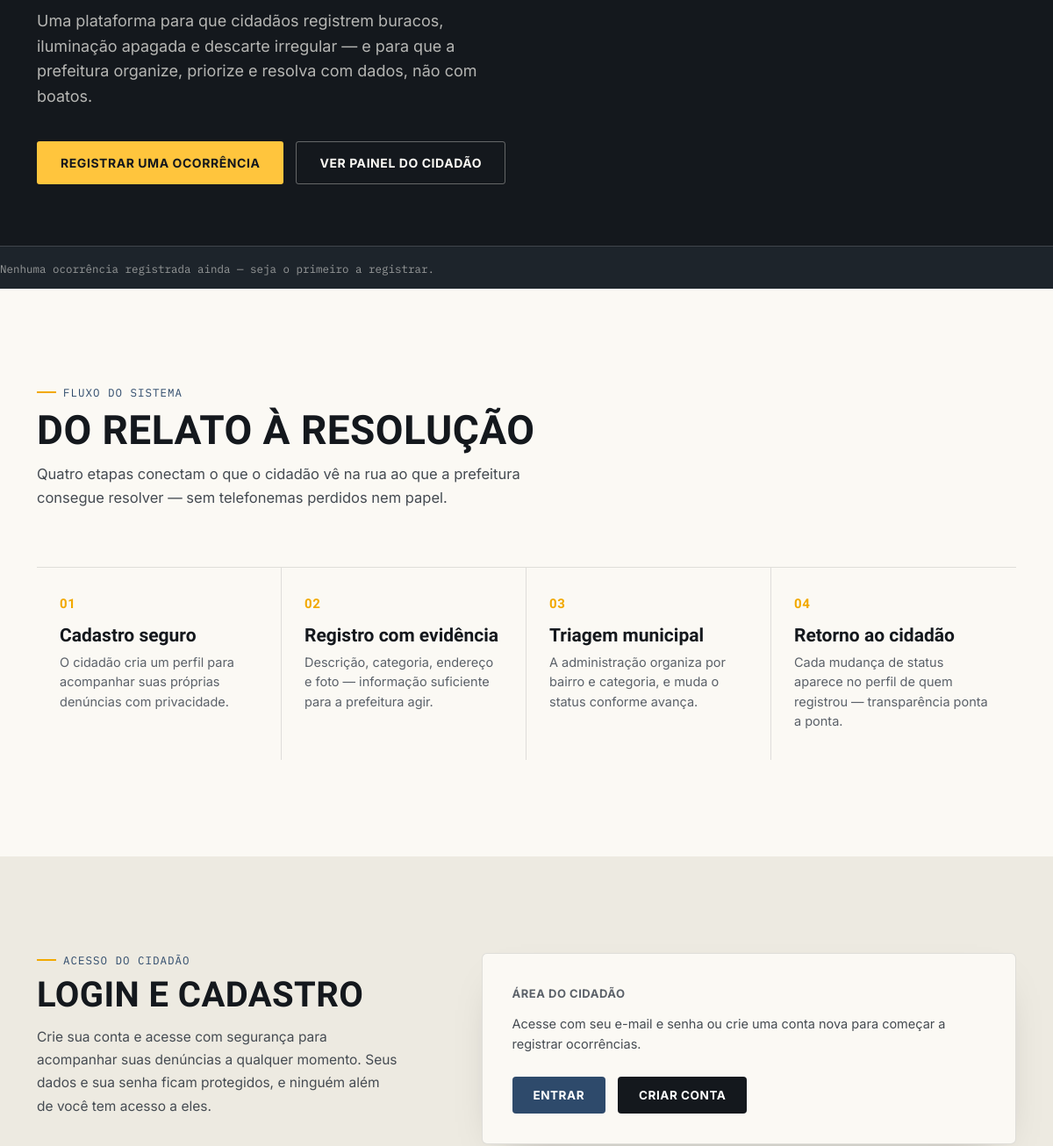
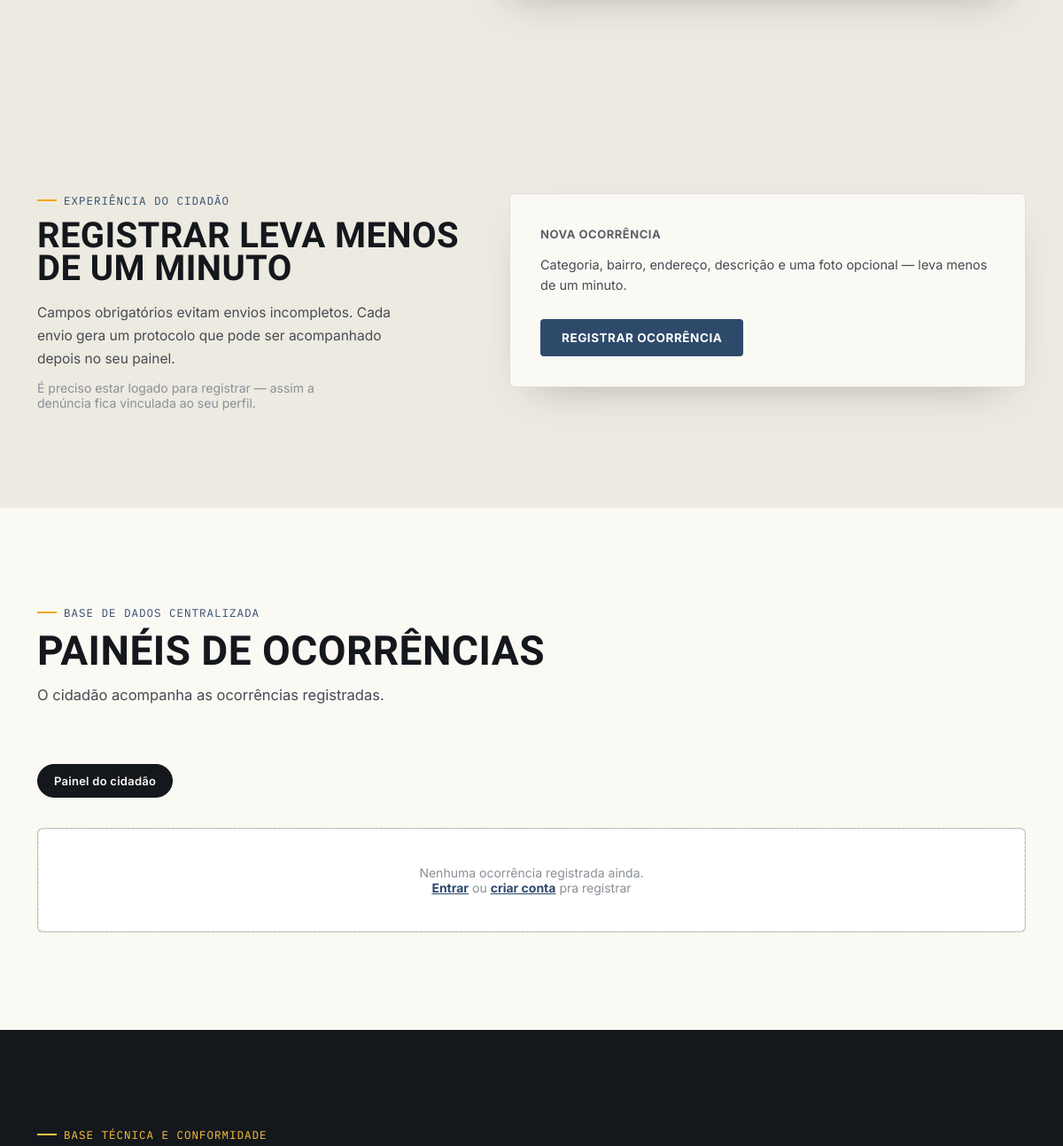
Before: / (middle part) with the older database file (2 pictures, top to bottom).
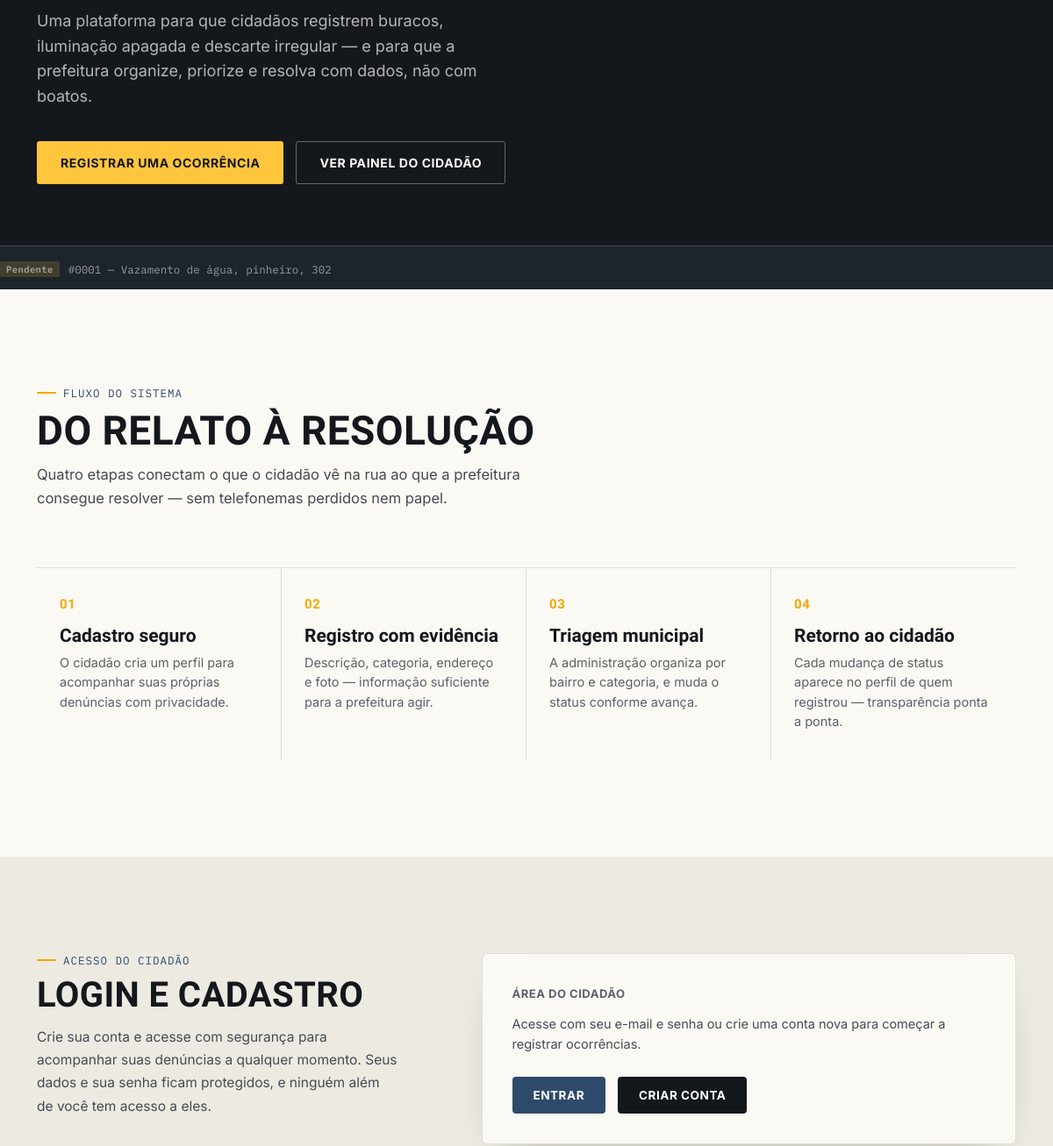
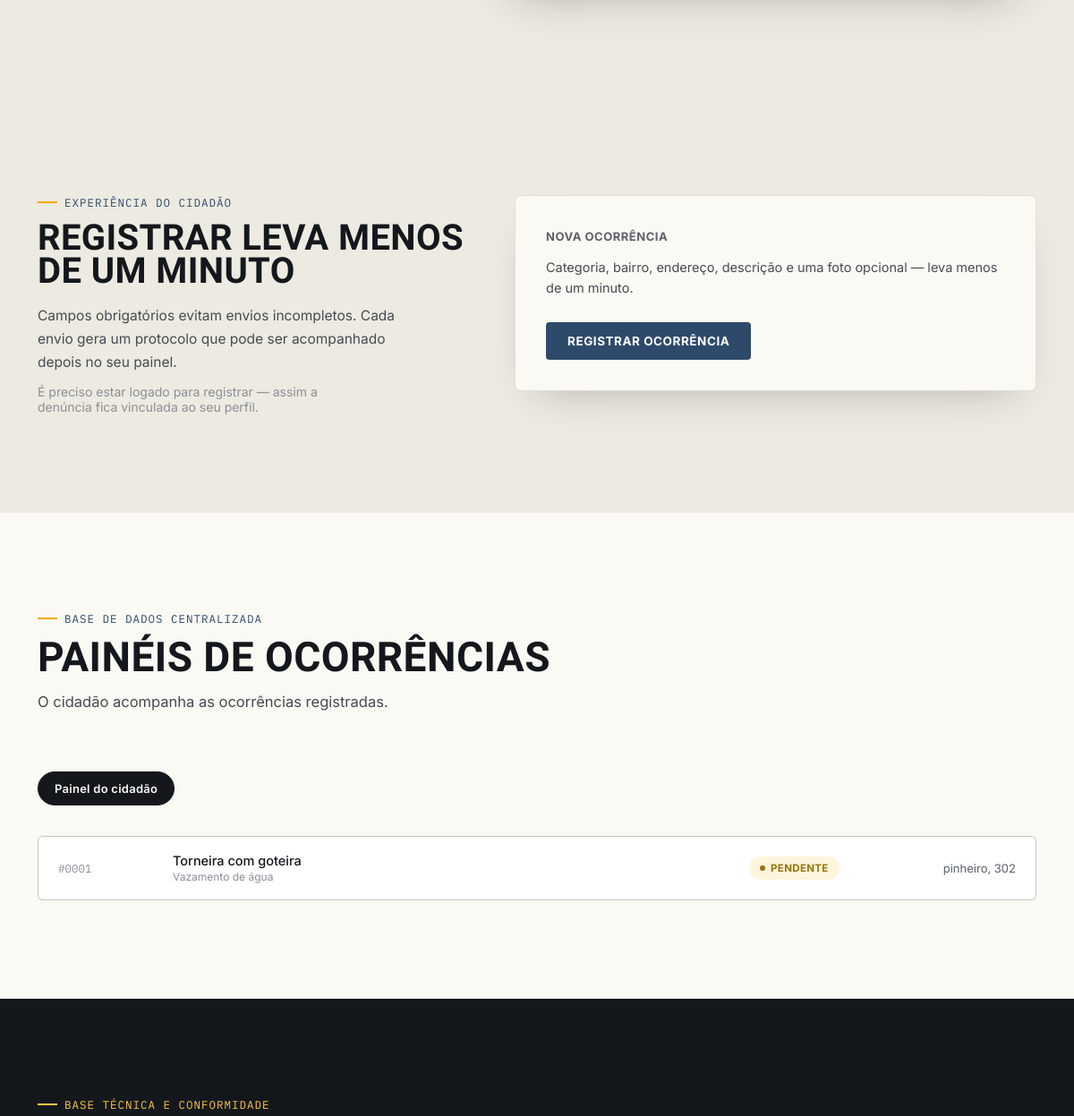
After: the same page with the newer database file (2 pictures, top to bottom).
### tables this page shows
CREATE TABLE `ocorrencias` (
  `id` int(11) NOT NULL,
  `usuario_id` int(11) NOT NULL,
  `categoria` varchar(80) NOT NULL,
  `bairro` varchar(120) NOT NULL,
  `endereco` varchar(200) NOT NULL,
  `descricao` text NOT NULL,
  `foto_path` varchar(255) DEFAULT NULL,
  `status` enum('pendente','em_analise','resolvido') NOT NULL DEFAULT 'pendente',
  `criado_em` datetime NOT NULL DEFAULT current_timestamp()
);

### index.php (the view, shortened to what the changed rows need)
<?php
require __DIR__ . '/php/config.php';
$logado = isset($_SESSION['usuario_id']);
$statusInfo = [
    'pendente'   => ['label' => 'Pendente',    'pill' => 'pendente', 'tag' => 'tag-pend'],
    'em_analise' => ['label' => 'Em análise',  'pill' => 'analise',  'tag' => 'tag-analise'],
    'resolvido'  => ['label' => 'Resolvido',   'pill' => 'resolvido','tag' => 'tag-ok'],
];
$stmtTicker = $pdo->prepare('SELECT id, categoria, endereco, status FROM ocorrencias ORDER BY criado_em DESC LIMIT 6');
$stmtTicker->execute();
$ocorrenciasTicker = $stmtTicker->fetchAll();
$stmtPainel = $pdo->prepare('SELECT id, categoria, bairro, endereco, descricao, status FROM ocorrencias ORDER BY criado_em DESC LIMIT 12');
$stmtPainel->execute();
$ocorrenciasPainel = $stmtPainel->fetchAll();
?>
<!DOCTYPE html>
<html lang="pt-BR">
<head>
<link rel="stylesheet" href="style.css">
</head>
<body>
<section class="hero">
  <div class="ticker">
    <div class="ticker-track">
      <?php if (empty($ocorrenciasTicker)): ?>
        <span>Nenhuma ocorrência registrada ainda — seja o primeiro a registrar.</span>
      <?php else: ?>
        <?php $voltas = count($ocorrenciasTicker) >= 4 ? 2 : 1; ?>
        <?php for ($volta = 0; $volta < $voltas; $volta++): ?>
          <?php foreach ($ocorrenciasTicker as $o): ?>
            <?php $info = $statusInfo[$o['status']]; ?>
            <span><span class="tag <?= $info['tag'] ?>"><?= $info['label'] ?></span> #<?= str_pad($o['id'], 4, '0', STR_PAD_LEFT) ?> — <?= htmlspecialchars($o['categoria']) ?>, <?= htmlspecialchars($o['endereco']) ?></span>
          <?php endforeach; ?>
        <?php endfor; ?>
      <?php endif; ?>
    </div>
  </div>
</section>
<section id="como-funciona">
  <div class="wrap">
    <div class="section-head">
      <h2>Do relato à resolução</h2>
    </div>
  </div>
</section>
<section id="conta" class="conta">
  <div class="wrap">
    <div class="conta-grid">
      <div>
        <h2 style="font-size:clamp(28px,3.6vw,40px); font-weight:800; margin-bottom:6px;">Login e cadastro</h2>
      </div>
    </div>
  </div>
</section>
<section id="registro" class="registro">
  <div class="wrap">
    <div class="registro-grid">
      <div>
        <h2 style="font-size:clamp(28px,3.6vw,40px); font-weight:800; margin-bottom:18px;">Registrar leva menos<br>de um minuto</h2>
      </div>
    </div>
  </div>
</section>
<section id="paineis">
  <div class="wrap">
    <div class="section-head">
      <h2>Painéis de ocorrências</h2>
    </div>
    <div class="panel" id="panel-cidadao">
      <div class="card-list">
        <?php if (empty($ocorrenciasPainel)): ?>
          <div class="empty-state">
            Nenhuma ocorrência registrada ainda.
            <?php if ($logado): ?>
              <br><a href="php/Registrar.php" style="color:var(--municipal); font-weight:700;">Registrar a primeira</a>
            <?php else: ?>
              <br><a href="php/login.php" style="color:var(--municipal); font-weight:700;">Entrar</a> ou <a href="php/cadastro.php" style="color:var(--municipal); font-weight:700;">criar conta</a> pra registrar
            <?php endif; ?>
          </div>
        <?php else: ?>
          <?php foreach ($ocorrenciasPainel as $o): ?>
            <?php $info = $statusInfo[$o['status']]; ?>
            <div class="occ-card">
              <span class="proto-id mono">#<?= str_pad($o['id'], 4, '0', STR_PAD_LEFT) ?></span>
              <span class="desc"><?= htmlspecialchars($o['descricao']) ?><span class="cat"><?= htmlspecialchars($o['categoria']) ?></span></span>
              <span class="pill <?= $info['pill'] ?>"><?= $info['label'] ?></span>
              <span class="bairro"><?= htmlspecialchars($o['endereco']) ?></span>
            </div>
          <?php endforeach; ?>
        <?php endif; ?>
      </div>
    </div>
  </div>
</section>
</body>
</html>

Changed rows visible on the page:
added ocorrencias: status "Pendente", id "0001", categoria "Vazamento de água", endereco "pinheiro, 302", descricao "Torneira com goteira", status "PENDENTE"
Other visible differences:
text no longer shown: "Nenhuma ocorrência registrada ainda — seja o primeiro a registrar. Nenhuma ocorrência registrada ainda. Entrar ou criar conta pra registrar"
